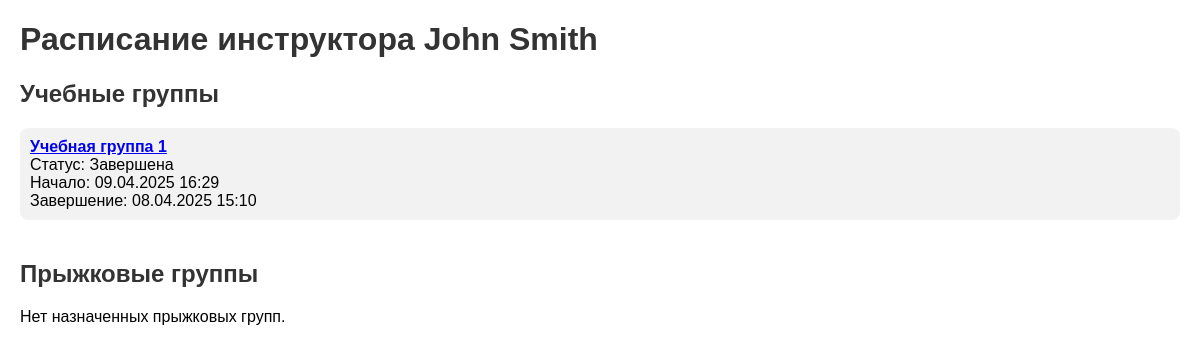
/instructors/1/schedule/, run on the app's committed database.
### instructors/models.py (models this page shows, shortened)
class Instructor(models.Model):
    instructor_id = models.AutoField(primary_key=True)
    first_name = models.CharField(max_length=255)
    middle_name = models.CharField(max_length=255)
    last_name = models.CharField(max_length=255)
    contact_info = models.CharField(max_length=255)
    qualification = models.CharField(max_length=50)
    status = models.CharField(max_length=50)

class TrainingGroup(models.Model):
    STATUS_CHOICES = [
        ('created', 'Создана'),  # Статус "Создана"
        ('in_progress', 'В процессе'),  # Статус "В процессе"
        ('completed', 'Завершена'),  # Статус "Завершена"
    ]
    group_id = models.AutoField(primary_key=True)
    instructor = models.ForeignKey('Instructor',
                                   on_delete=models.CASCADE)  # Убедитесь, что модель Instructor определена
    group_name = models.CharField(max_length=255)  # Название группы
    start_date_time = models.DateTimeField()  # Дата и время начала
    end_date_time = models.DateTimeField(null=True, blank=True)  # Дата и время завершения
    status = models.CharField(max_length=20, choices=STATUS_CHOICES, default='created')  # Статус с choices

### instructors/views.py (the view)
# urls.py: path('instructors/<int:instructor_id>/schedule/', instructor_schedule, name='instructor_schedule'),
def instructor_schedule(request, instructor_id):
    instructor = get_object_or_404(Instructor, pk=instructor_id)
    training_groups = TrainingGroup.objects.filter(instructor=instructor)
    jump_groups = JumpGroup.objects.filter(
        Q(instructor_air=instructor) | Q(instructor_ground=instructor)
    )
    context = {
        'instructor': instructor,
        'training_groups': training_groups,
        'jump_groups': jump_groups,
    }
    return render(request, 'instructor_schedule.html', context)

### instructors/templates/instructor_schedule.html (shortened to what this page needs)
<!DOCTYPE html>
<html lang="ru">
<head>
</head>
<body>
<h1>Расписание инструктора {{ instructor.first_name }} {{ instructor.last_name }}</h1>
<div class="section">
    <h2>Учебные группы</h2>
    {% if training_groups %}
        <ul>
            {% for group in training_groups %}
                <li>
                    <a href="{% url 'training_group_detail' instructor_id=instructor.instructor_id training_group_id=group.group_id %}">
                        <strong>{{ group.group_name }}</strong>
                    </a><br>
                    Статус: {{ group.get_status_display }}<br>
                    Начало: {{ group.start_date_time|date:"d.m.Y H:i" }}<br>
                    {% if group.end_date_time %}
                        Завершение: {{ group.end_date_time|date:"d.m.Y H:i" }}
                    {% endif %}
                </li>
            {% endfor %}
        </ul>
    {% else %}
        <p>Нет назначенных учебных групп.</p>
    {% endif %}
</div>
<div class="section">
    <h2>Прыжковые группы</h2>
    {% if jump_groups %}
        <ul>
            {% for jump in jump_groups %}
                <li>
                    Дата прыжка: {{ jump.jump_date|date:"d.m.Y H:i" }}<br>
                    Самолет: {{ jump.aircraft_type }}<br>
                    Высота: {{ jump.altitude }} м<br>
                    Статус: {{ jump.get_status_display }}
                </li>
            {% endfor %}
        </ul>
    {% else %}
        <p>Нет назначенных прыжковых групп.</p>
    {% endif %}
</div>
</body>
</html>

### instructors/templates/instructor_schedule.html (style rules this page uses)
body { font-family: Arial, sans-serif; margin: 20px; }
h1, h2 { color: #333; }
ul { list-style-type: none; padding: 0; }
li { background: #f2f2f2; margin: 10px 0; padding: 10px; border-radius: 8px; }
.section { margin-bottom: 40px; }

### data on the page
Instructor: first_name "John", last_name "Smith"
TrainingGroup: group_name "Учебная группа 1", status "Завершена", start_date_time "09.04.2025 16:29", end_date_time "08.04.2025 15:10"
